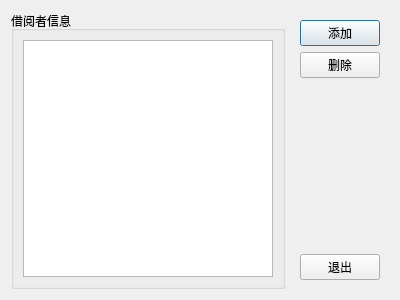
<?xml version="1.0" encoding="UTF-8"?>
<ui version="4.0">
 <class>borrowInfoDialog</class>
 <widget class="QDialog" name="borrowInfoDialog">
  <property name="geometry">
   <rect>
    <x>0</x>
    <y>0</y>
    <width>400</width>
    <height>300</height>
   </rect>
  </property>
  <property name="windowTitle">
   <string>借阅信息</string>
  </property>
  <layout class="QHBoxLayout" name="horizontalLayout_2">
   <item>
    <widget class="QGroupBox" name="groupBox">
     <property name="title">
      <string>借阅者信息</string>
     </property>
     <layout class="QHBoxLayout" name="horizontalLayout">
      <item>
       <widget class="QTableView" name="tableView"/>
      </item>
     </layout>
    </widget>
   </item>
   <item>
    <widget class="QWidget" name="widget" native="true">
     <layout class="QVBoxLayout" name="verticalLayout">
      <item>
       <widget class="QPushButton" name="addButton">
        <property name="text">
         <string>添加</string>
        </property>
       </widget>
      </item>
      <item>
       <widget class="QPushButton" name="delButton">
        <property name="text">
         <string>删除</string>
        </property>
       </widget>
      </item>
      <item>
       <spacer name="verticalSpacer">
        <property name="orientation">
         <enum>Qt::Vertical</enum>
        </property>
        <property name="sizeHint" stdset="0">
         <size>
          <width>20</width>
          <height>40</height>
         </size>
        </property>
       </spacer>
      </item>
      <item>
       <widget class="QPushButton" name="exitButton">
        <property name="text">
         <string>退出</string>
        </property>
       </widget>
      </item>
     </layout>
    </widget>
   </item>
  </layout>
 </widget>
 <resources/>
 <connections/>
</ui>
